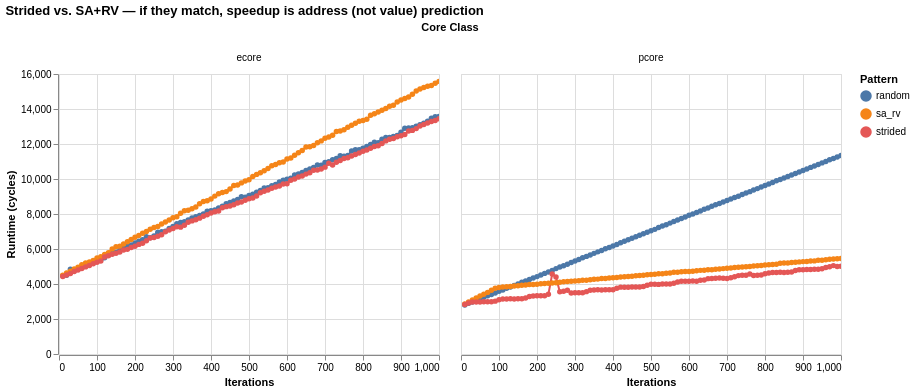

Notebook source saved alongside this figure:
### Code cell
sa_rv_df = df[df["pattern"].isin(["strided", "sa_rv", "random"])]
unit = df["unit"].iloc[0]
y_title = f"Runtime ({unit})"
sa_rv_chart = (
    alt.Chart(sa_rv_df)
    .mark_line(point=True)
    .encode(
        x=alt.X("iterations:Q", title="Iterations"),
        y=alt.Y("median:Q", title=y_title),
        color=alt.Color("pattern:N", title="Pattern"),
        tooltip=[
            "pattern", "core_kind", "iterations", "median","cpu"
            # "min", "p25", "p75", "max",
            # "first", "last", "unit",
        ],
    )
    .properties(width=380, height=280)
    .facet(column=alt.Column("core_kind:N", title="Core Class", sort=["ecore", "pcore"]))
    .properties(title="Strided vs. SA+RV — if they match, speedup is address (not value) prediction")
    .interactive()
)

sa_rv_chart

### Figure 1 — Vega-Lite specification as saved in the notebook (floating-point values rounded to 4 significant figures; data arrays with more than 128 entries replaced by an {"elided": "..."} marker saying what was removed)
{"config": {"view": {"continuousWidth": 300, "continuousHeight": 300}}, "data": {"name": "data-d360041ab49d63d088729b5c397d6d9d"}, "facet": {"column": {"field": "core_kind", "sort": ["ecore", "pcore"], "title": "Core Class", "type": "nominal"}}, "spec": {"mark": {"type": "line", "point": true}, "encoding": {"color": {"field": "pattern", "title": "Pattern", "type": "nominal"}, "tooltip": [{"field": "pattern", "type": "nominal"}, {"field": "core_kind", "type": "nominal"}, {"field": "iterations", "type": "quantitative"}, {"field": "median", "type": "quantitative"}, {"field": "cpu", "type": "quantitative"}], "x": {"field": "iterations", "title": "Iterations", "type": "quantitative"}, "y": {"field": "median", "title": "Runtime (cycles)", "type": "quantitative"}}, "height": 280, "name": "view_b81d81b446be7f69_0", "width": 380}, "params": [{"name": "param_1e9efca18e7a2868", "select": {"type": "interval", "encodings": ["x", "y"]}, "bind": "scales", "views": ["view_b81d81b446be7f69_0"]}], "title": "Strided vs. SA+RV — if they match, speedup is address (not value) prediction", "$schema": "https://vega.github.io/schema/vega-lite/v6.1.0.json", "datasets": {"data-d360041ab49d63d088729b5c397d6d9d": {"elided": "600 records"}}}
